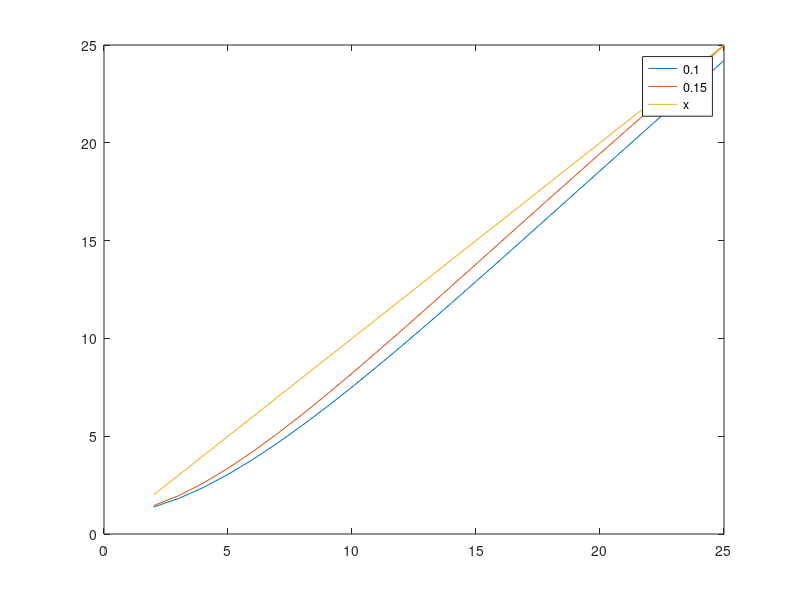

Reproduce this figure in MATLAB.
%probability < 1-(1/x)^(1/x)
p1=0.1;
p2=0.12;
x=2:25;
y1=zeros(1,24);
y2=zeros(1,24);
for i = 1:24
    y1(i)= (i+2) - (i+1)*(1-p1)^(i+1);
    y2(i)= (i+2)-(i+1)*(1-p2)^(i+1);
end;
plot(x,y1,x,y2,x,x);
legend('0.1','0.15','x')